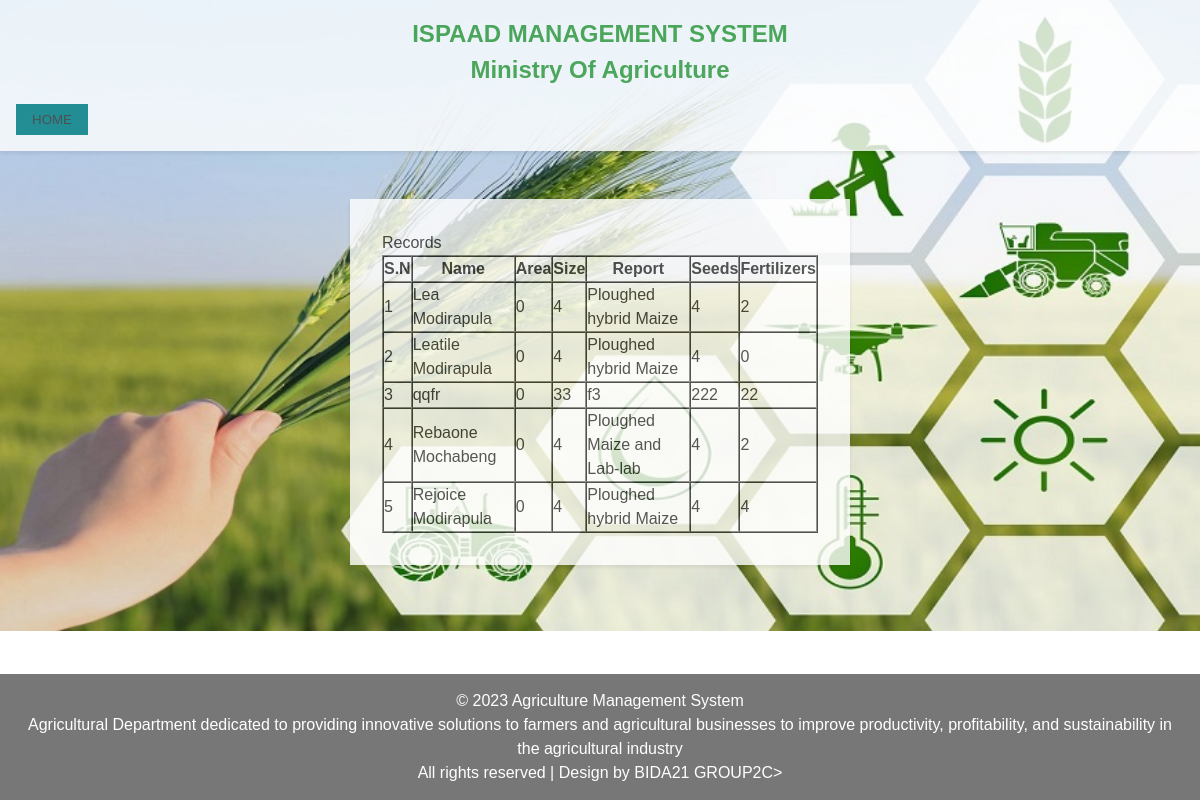
The app's page /viewReports.php with its own data.
### tables this page shows
CREATE TABLE `records` (
  `name` varchar(50) NOT NULL,
  `area` varchar(55) NOT NULL,
  `size` int NOT NULL,
  `report` varchar(255) NOT NULL,
  `seeds` int NOT NULL,
  `fertilizers` int NOT NULL
);

### viewReports.php (the view, shortened to what this page needs)
<!DOCTYPE html>
<html>
    <head>
        <link rel="stylesheet" href="CSS/style.css">
    </head>
    <body>
        <header>
          <h2>ISPAAD MANAGEMENT SYSTEM<br>
            Ministry Of Agriculture</h2>
           <nav>
            <ul>
              <button type="submit">
                <a href="home.php">HOME</a>
            </button>
            </ul>
          </nav>
        </header>
        <br></br>
   <div class="Register Page">
      <div class="form">
        <form class="registration-form" action="" method="post">
          <p>Records</p>
<?php
$hostName = "localhost";
$username = "root";
$password = "";
$databaseName = "ispaad";
$conn = new PDO("mysql:host=$hostName;dbname=$databaseName", $username, $password);
$conn->setAttribute(PDO::ATTR_ERRMODE, PDO::ERRMODE_EXCEPTION);
try {
    $query= "SELECT name, area, size, report, seeds, fertilizers FROM records";
$prepared = $conn->prepare($query);
$prepared->execute();
$result = $prepared -> fetchAll(PDO::FETCH_ASSOC);
 ?>
 <table border="1" cellpadding="10" cellspacing="0">
 <tr>
    <th>S.N</th>
    <th>Name</th>
    <th>Area</th>
    <th>Size</th>
    <th>Report</th>
    <th>Seeds</th>
    <th>Fertilizers</th>
  </tr>
 <?php
 $sn=1;
 foreach($result as $data) {
   ?>
    <tr>
   <td><?php echo $sn; ?> </td>
   <td><?php echo $data['name']; ?> </td>
   <td><?php echo $data['area']; ?> </td>
   <td><?php echo $data['size']; ?> </td>
   <td><?php echo $data['report']; ?> </td>
   <td><?php echo $data['seeds']; ?> </td>
   <td><?php echo $data['fertilizers']; ?> </td>
    </tr>
    <?php
        $sn++;
  }
  ?>
</table>
  <?php
} catch(PDOException $e) {
  echo "Error: " . $e->getMessage();
}
?>
</div>
      </div>
    <br></br>
    <footer class="footer container-fluid text-center">
    <p>© 2023 Agriculture Management System</p>
          <p>Agricultural Department dedicated to providing innovative solutions to farmers and agricultural businesses to improve productivity, profitability, and sustainability in the agricultural industry</p>
          <p>All rights reserved | Design by BIDA21 GROUP2C></p>
</footer>
  </body>
</html>

### style.css (style rules this page uses)
* * { box-sizing: border-box; margin: 0; padding: 0; }
body { font-family: Arial, sans-serif; font-size: 16px; line-height: 1.5; color: #333; }
header { color: #369e3b; box-shadow: 0 2px 4px rgba(74, 161, 56, 0.63); padding: 1rem; position: sticky; }
.footer { background-color: #555; color: white; padding: 15px; position: fixed; left: 0; bottom: 0; width: 100%; }
nav ul { list-style: none; margin: 0; padding: 0; }
nav a { color: #333; text-decoration: none; }
button { background-color: #008080; color: #f5f2f2; border: none; padding: 0.5rem 1rem; cursor: pointer; transition: all 0.3s ease; }
footer { background-color: #333; color: #fff; padding: 1rem; text-align: center; }
* { box-sizing: border-box; margin: 0; padding: 0; }
header { background-color: #fff; box-shadow: 0 2px 4px rgba(0,0,0,0.1); padding: 1rem; opacity: 0.8; }
button { background-color:whitesmoke; color: rgb(34, 190, 34); border: none; padding: 0.5rem 1rem; cursor: pointer; transition: all 0.3s ease; }
footer { background-color: #333; color: #fff; padding: 1rem; text-align: center; opacity: 0.8; }
form { max-width: 500px; margin: 0 auto; padding: 2rem; background-color: #fff; box-shadow: 0 2px 4px rgba(0,0,0,0.1); opacity: 0.8; }
h2 { margin-bottom: 1rem; text-align: center; }
button { background-color: #008080; color: #fff; border: none; padding: 0.5rem 1rem; cursor: pointer; transition: all 0.3s ease; }
ul { list-style: none; margin: 0; padding: 0; justify-content: center; }

### viewReports.php (style rules this page uses)
body { background-image: url("images/image\ 1.jpg"); background-size: cover; background-repeat: no-repeat; background-position: center; }

### records on screen
records: name "Lea Modirapula", area "0", size "4", report "Ploughed hybrid Maize", seeds "4", fertilizers "2"
records: name "Leatile Modirapula", area "0", size "4", report "Ploughed hybrid Maize", seeds "4", fertilizers "0"
records: name "qqfr", area "0", size "33", report "f3", seeds "222", fertilizers "22"
records: name "Rebaone Mochabeng", area "0", size "4", report "Ploughed Maize and Lab-lab", seeds "4", fertilizers "2"
records: name "Rejoice Modirapula", area "0", size "4", report "Ploughed hybrid Maize", seeds "4", fertilizers "4"
